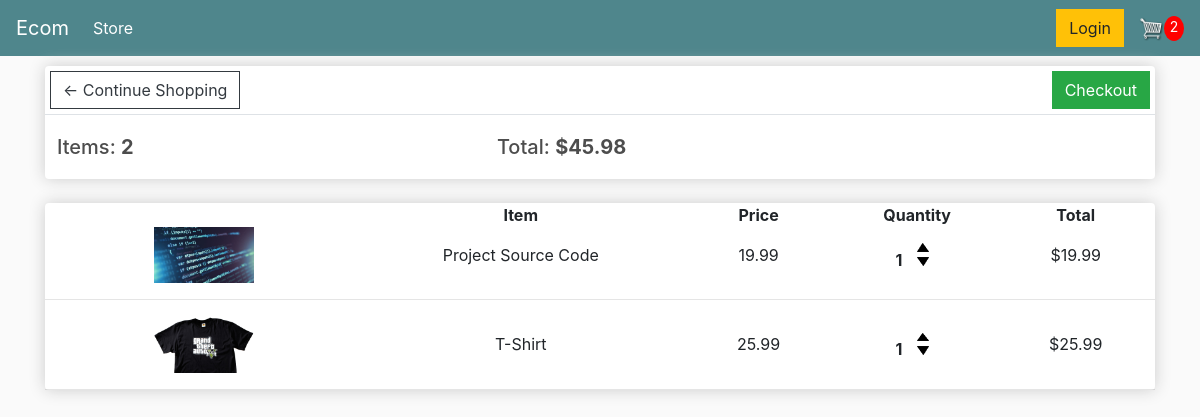
The page /cart/ (signed in) on the database as committed earlier.
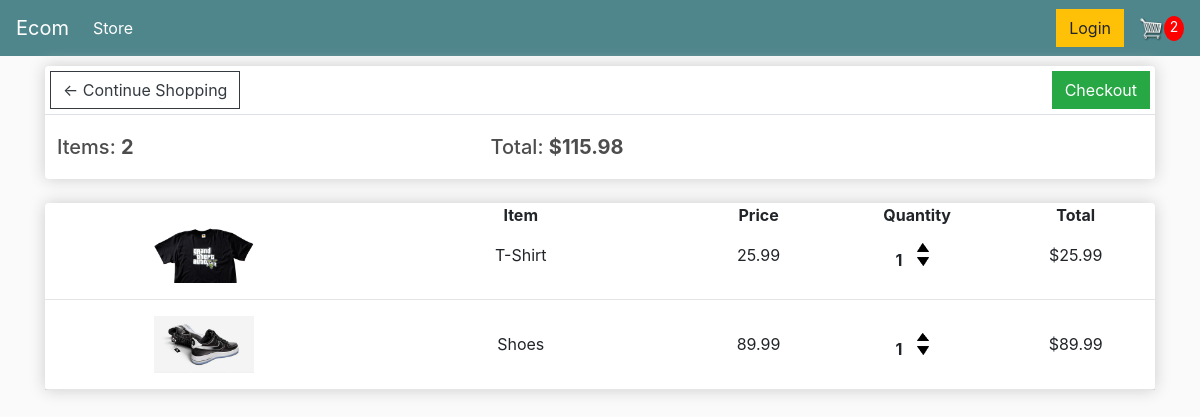
The same page on the database as committed later.
### store/models.py (models this page shows, shortened)
class Order(models.Model):
    customer = models.ForeignKey(Customer,on_delete=models.SET_NULL,blank=True,null=True)
    data_ordered = models.DateTimeField(auto_now_add=True)
    complete = models.BooleanField(default=False,null=True,blank=False)
    transaction_id = models.CharField(max_length=200,null=True)
    @property
    def get_cart_total(self):
        orderitems = self.orderitem_set.all()
        total = sum([item.get_total for item in orderitems])
        return total
    @property
    def get_cart_items(self):
        orderitems = self.orderitem_set.all()
        total = sum([item.quantity for item in orderitems])
        return total

class OrderItem(models.Model):
    product = models.ForeignKey(Product,on_delete=models.SET_NULL,blank=True,null=True)
    order = models.ForeignKey(Order,on_delete=models.SET_NULL,blank=True,null=True)
    quantity = models.IntegerField(default=0,null=True,blank=True)
    date_added = models.DateTimeField(auto_now_add=True)
    @property
    def get_total(self):
        total = self.product.price * self.quantity
        return total

class Product(models.Model):
    name = models.CharField(max_length=200, null=True)
    price = models.DecimalField(max_digits=7,decimal_places=2)
    digital = models.BooleanField(default=False,null=True,blank=False)
    image = models.ImageField(null=True,blank=True)
    @property
    def imageURL(self):
        try:
            url = self.image.url
        except:
            url = ''
        return url

### store/views.py (the view)
# urls.py: path('cart/', views.cart, name="cart"),
def cart(request):
	data = cartData(request)
	cartItems = data['cartItems']
	order = data['order']
	items = data['items']
	context = {'items':items,'order':order,'cartItems':cartItems}
	return render(request, 'store/cart.html', context)

### store/utils.py (called while the page is built)
def cartData(request):
    if request.user.is_authenticated:
        customer = request.user.customer
        order,created = Order.objects.get_or_create(customer=customer,complete=False)
        items = order.orderitem_set.all()
        cartItems = order.get_cart_items
    else:
        cookieData = cookieCart(request)
        cartItems = cookieData['cartItems']
        order = cookieData['order']
        items = cookieData['items']
    return {'cartItems':cartItems,'order':order,'items':items}

### store/templates/store/Cart.html (shortened to what this page needs)
{% extends 'store/main.html' %}
{% load static %}
{% block content%}
<div class="row">
    <div class="col-lg-12">
        <div class="box-element">
            <a class="btn btn-outline-dark" style="margin:5px;" href="{% url 'store' %}">&#x2190; Continue Shopping</a>
            <a class="btn btn-success" style="margin:5px; float:right" href="{% url 'checkout' %}">Checkout</a>
            <table class="table">
                <tr>
                    <th class="align-middle"><h5>Items: <strong>{{order.get_cart_items}}</strong></h5></th>
                    <th class="align-middle"><h5>Total: <strong>${{order.get_cart_total|floatformat:2}}</strong></h5></th>
                </tr>
            </table>
        </div>
        <br>
        <div class="box-element">
            <div class="cart-row">
                <div style="flex:2;text-align:center;"><strong>Item</strong></div>
                <div style="flex:1;text-align:center;"><strong>Price</strong></div>
                <div style="flex:1;text-align:center;"><strong>Quantity</strong></div>
                <div style="flex:1;text-align:center;"><strong>Total</strong></div>
            </div>
            {% for item in items %}
            <div class="cart-row">
                <div style="flex:2;text-align:center;"><img class="row-image" src="{{item.product.imageURL}}"></div>
                <div style="flex:2;text-align:center;"><p>{{item.product.name}}</p></div>
                <div style="flex:1;text-align:center;"><p>{{item.product.price|floatformat:2}}</p></div>
                <div style="flex:1;text-align:center;">
                    <p class="quantity">{{item.quantity}}</p>
                    <div class="quantity">
                        <img data-product={{item.product.id}} data-action="add" class="chg-quantity update-cart" src="{% static  'images/arrow-up.png' %}">
                        <img data-product={{item.product.id}} data-action="remove" class="chg-quantity update-cart" src="{% static  'images/arrow-down.png' %}">
                    </div>
                </div>
                <div style="flex:1;text-align:center;"><p>${{item.get_total}}</p></div>
            </div>
            <hr>
            {%endfor%}
        </div>
    </div>
</div>
{% endblock content%}

### store/templates/store/Main.html (shortened to what this page needs)
<!DOCTYPE html>
{% load static %}
<html>
    <head>
        <link rel="stylesheet" href="https://stackpath.bootstrapcdn.com/bootstrap/4.4.1/css/bootstrap.min.css">
        <link rel="stylesheet" type="text/css" href="{% static 'css/main.css' %}">
     </head>
     <body>
        <nav class="navbar navbar-expand-lg navbar-dark bg-dark">
            <a class="navbar-brand" href="{% url 'store' %}">Ecom</a>
            <div class="collapse navbar-collapse" id="navbarSupportedContent">
              <ul class="navbar-nav mr-auto">
                <li class="nav-item active">
                  <a class="nav-link" href="{% url 'store' %}">Store <span class="sr-only">(current)</span></a>
                </li>
              </ul>
              <div class="form-inline">
                <a href="#"class="btn btn-warning">Login</a>
                <a href="{% url 'cart' %}">
                   <img id="cart-icon" src="{% static 'images/cart.png' %}">
               </a>
               <p id="cart-total">{{cartItems}}</p>
              </div>
            </div>
          </nav>
        <div class="container">
            {% block content %}
            {% endblock content %}
        </div>
      </body>
</html>

### static/css/main.css (style rules this page uses)
body { background-color:rgb(255, 255, 255); }
body { background-color: hsl(0, 0%, 98%); }
h1,h2,h3,h4,h5,h6 { color:hsl(0, 0%, 30%); margin-top:8px; }
p { margin-bottom: 0px; }
.box-element { box-shadow:hsl(0, 0%, 80%) 0 0 16px; background-color: #fff; border-radius: 4px; }
.bg-dark { background-color: #4f868c!important; }
#cart-icon { width:25px; display: inline-block; margin-left: 15px; }
#cart-total { display: block; text-align: center; color:#fff; background-color: red; width: 20px; height: 25px; border-radius: 50%; font-size: 14px; }
.col-lg-4, .col-lg-6, .col-lg-8, .col-lg-12 { margin-top: 10px; }
.btn { border-radius: 0; }
.row-image { width: 100px; }
.cart-row { display: flex; align-items: center; }
.quantity { display: inline-block; font-weight: 700; padding-right:10px; }
.chg-quantity { width: 12px; cursor: pointer; display: block; margin-top: 5px; transition:.1s; }
.table { margin-bottom: 0px; }

Rows that differ between the two databases and show on the page:
removed OrderItem: product.imageURL (picture), product.name "Project Source Code", product.price "19.99", quantity "1", get_total "19.99"
changed Order: get_cart_total "45.98" → "115.98"
added OrderItem: product.imageURL (picture), product.name "Shoes", product.price "89.99", quantity "1", get_total "89.99"
